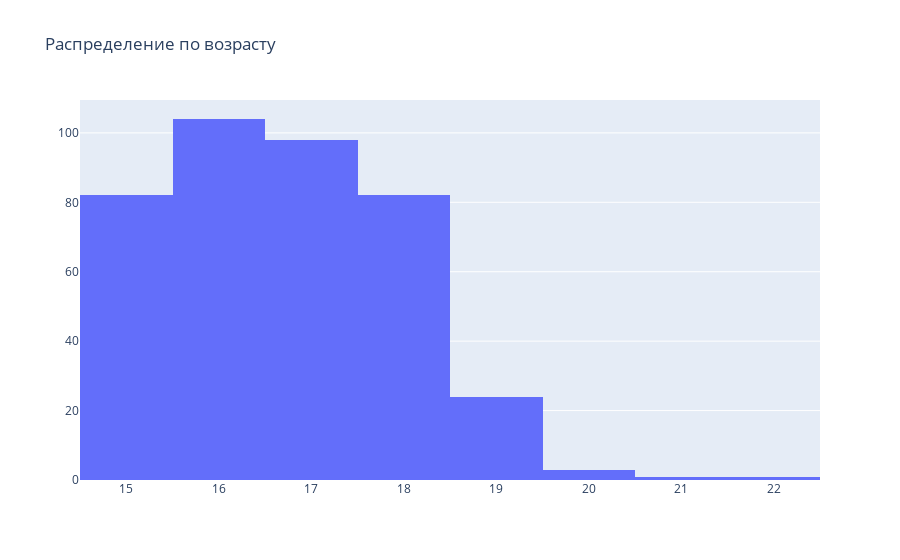

Notebook source saved alongside this figure:
### Markdown cell above
Как видно из графика, есть целых 38 учеников с финальной оценкой равной 0. Скорее всего это люди, которые были исключены в предыдущих семестрах или ушли по другим причинам.

### Code cell
fig = go.Figure(data=[go.Histogram(x=train_math['age'])])

fig.update_layout(title_text='Распределение по возрасту')

fig.show()

### Figure 1 — Plotly figure (JSON) as saved in the notebook; plotly's stock layout.template omitted (floating-point values rounded to 4 significant figures; data arrays with more than 128 entries replaced by an {"elided": "..."} marker saying what was removed)
{"data": [{"type": "histogram", "x": {"elided": "395 int values"}}], "layout": {"autosize": true, "title": {"text": "Распределение по возрасту"}, "xaxis": {"autorange": true, "range": [14.5, 22.5], "type": "linear"}, "yaxis": {"autorange": true, "range": [0, 109.5]}}}
